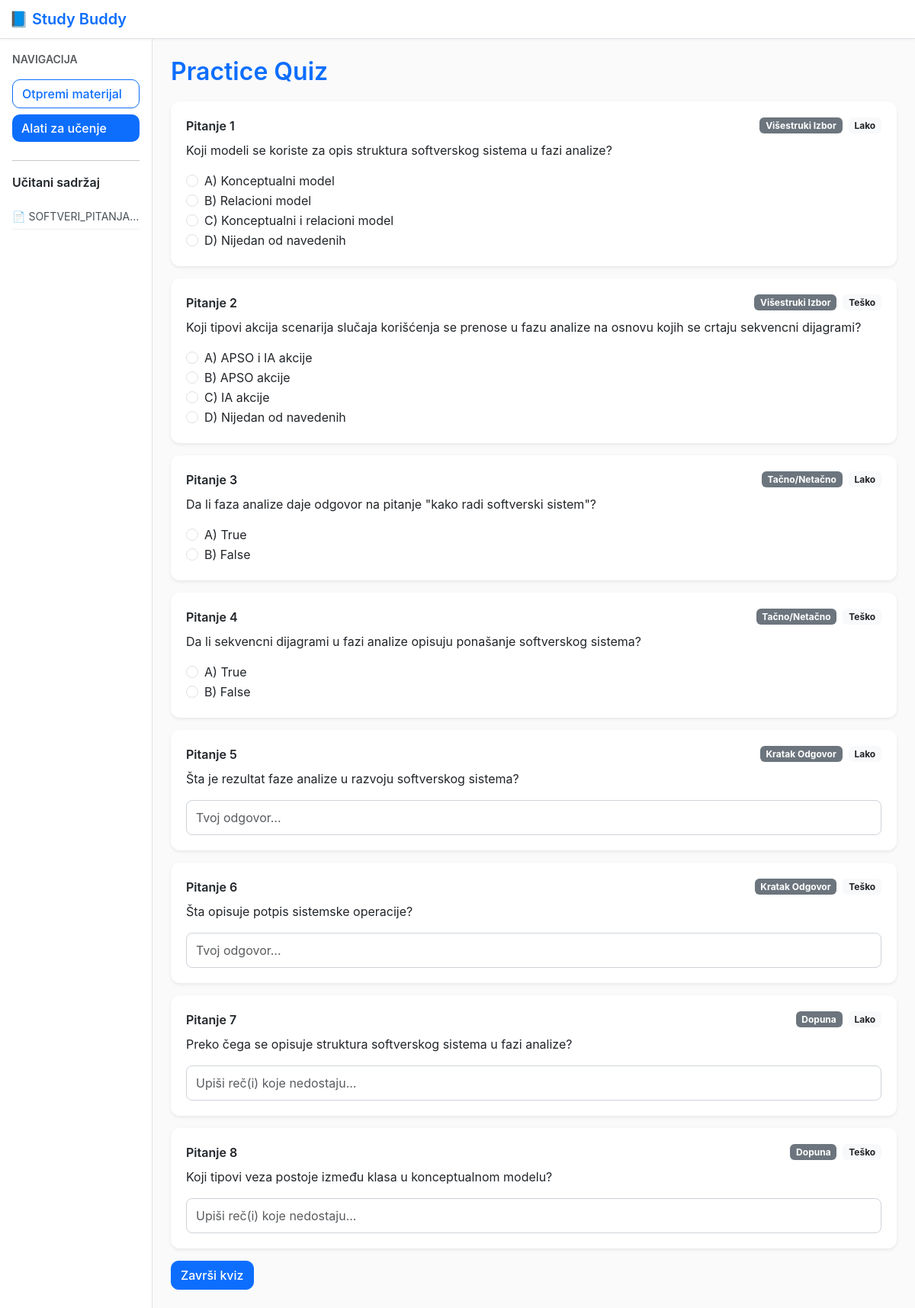
The app's page /quiz/7 with its own data.
### models.py (models this page shows)
class Document(Base):
    __tablename__ = 'documents'
    id = Column(Integer, primary_key=True)
    filename = Column(String(255), nullable=False)
    size_kb = Column(Integer, default=0)
    content = Column(Text, nullable=False)
    created_at = Column(DateTime, default=datetime.utcnow)
    summaries = relationship('Summary', back_populates='document', cascade='all,delete')
    quizzes   = relationship('Quiz',     back_populates='document', cascade='all,delete')
    flashcards= relationship('Flashcard',back_populates='document', cascade='all,delete')

class Quiz(Base):
    __tablename__ = 'quizzes'
    id = Column(Integer, primary_key=True)
    document_id = Column(Integer, ForeignKey('documents.id'), nullable=False)
    title = Column(String(255), default='Kviz')
    total_questions = Column(Integer, default=0)
    created_at = Column(DateTime, default=datetime.utcnow)
    document = relationship('Document', back_populates='quizzes')
    questions = relationship('Question', back_populates='quiz', cascade='all,delete')

class Question(Base):
    __tablename__ = 'questions'
    id = Column(Integer, primary_key=True)
    quiz_id = Column(Integer, ForeignKey('quizzes.id'), nullable=False)
    kind = Column(String(32))         # mcq|tf|short|fill
    difficulty = Column(String(16))   # easy|medium|hard
    prompt = Column(Text, nullable=False)
    options = Column(Text)            # "A) ...|B) ...|C) ...|D) ..."
    correct_answer = Column(Text)     # "A" / "True" / slobodan tekst
    explanation = Column(Text)
    quiz = relationship('Quiz', back_populates='questions')

### app.py (the view)
@app.get('/quiz/<int:quiz_id>')
def quiz_view(quiz_id):
    s = Session()
    quiz = s.get(Quiz, quiz_id)
    if not quiz:
        flash('Kviz nije pronadjen.')
        return redirect(url_for('tools'))
    return render_template('quiz_view.html', quiz=quiz)

### app.py (called while the page is built)
@app.context_processor
def inject_docs():
    s = Session()
    docs = s.query(Document).order_by(Document.created_at.desc()).all()
    return {'sidebar_docs': docs}

### templates/quiz_view.html (shortened to what this page needs)
{% extends 'base.html' %}
{% block content %}
<h2 class="d-flex align-items-center gap-3">
  {{ quiz.title }}
</h2>
<form method="post" action="{{ url_for('quiz_grade', quiz_id=quiz.id) }}">
  {% for q in quiz.questions %}
  <div class="card mb-3 shadow-sm">
    <div class="card-body">
      <div class="d-flex justify-content-between align-items-center">
        <div class="fw-semibold">Pitanje {{ loop.index }}</div>
        <div class="d-flex align-items-center gap-2">
          <span class="badge bg-secondary text-capitalize">
            {% if q.kind == 'mcq' %}višestruki izbor{% elif q.kind == 'tf' %}tačno/netačno{% elif q.kind == 'short' %}kratak odgovor{% else %}dopuna{% endif %}
          </span>
          <span class="badge bg-light text-dark text-capitalize">
            {% if q.difficulty == 'Easy' or q.difficulty == 'easy' %}lako{% elif q.difficulty == 'Medium' or q.difficulty == 'medium' %}srednje{% else %}teško{% endif %}
          </span>
        </div>
      </div>
      <p class="mt-2 mb-3">{{ q.prompt }}</p>
      {% if q.kind in ['mcq','tf'] %}
        {% set opts = (q.options or '').split('|') %}
        {% for opt in opts %}
          {% set letter = (opt.split(')')[0] or '').strip() %}
          <div class="form-check">
            <input class="form-check-input" type="radio"
                   name="q_{{ q.id }}"
                   value="{{ letter }}"
                   id="q{{ q.id }}_{{ loop.index }}"
                   {% if answers and answers.get(q.id)|default('') == letter %}checked{% endif %}>
            <label class="form-check-label" for="q{{ q.id }}_{{ loop.index }}">{{ opt }}</label>
          </div>
        {% endfor %}
      {% elif q.kind in ['short','fill'] %}
        <input class="form-control" type="text" name="q_{{ q.id }}"
               placeholder="{% if q.kind == 'fill' %}Upiši reč(i) koje nedostaju...{% else %}Tvoj odgovor...{% endif %}"
               value="{{ answers.get(q.id) if answers else '' }}">
      {% endif %}
    </div>
  </div>
  {% endfor %}
  {% if score is not defined %}
    <button class="btn btn-primary">Završi kviz</button>
  {% else %}
    <a class="btn btn-outline-primary" href="{{ url_for('quiz_view', quiz_id=quiz.id) }}">Ponovi kviz</a>
  {% endif %}
</form>
{% endblock %}

### templates/base.html (shortened to what this page needs)
<!doctype html>
<html lang="sr">
<head>
  <link href="https://cdn.jsdelivr.net/npm/bootstrap@5.3.3/dist/css/bootstrap.min.css" rel="stylesheet">
  <link href="{{ url_for('static', filename='style.css') }}" rel="stylesheet">
</head>
<body>
<nav class="navbar navbar-light bg-light border-bottom">
  <div class="container-fluid">
    <span class="navbar-brand mb-0 h1">📘 Study Buddy</span>
  </div>
</nav>
<div class="container-fluid">
  <div class="row">
    <aside class="col-12 col-md-3 col-lg-2 border-end p-3 bg-white">
      <div class="mb-3 fw-semibold small text-uppercase text-muted">Navigacija</div>
      <a class="btn btn-outline-primary w-100 mb-2" href="{{ url_for('upload') }}">Otpremi materijal</a>
      <a class="btn btn-primary w-100 mb-2" href="{{ url_for('tools') }}">Alati za učenje</a>
      <hr>
      <div class="fw-semibold mb-2">Učitani sadržaj</div>
      {% if sidebar_docs %}
        <ul class="list-unstyled small">
          {% for d in sidebar_docs %}
            <li class="text-truncate" title="{{ d.filename }}">📄 {{ d.filename }}</li>
          {% endfor %}
        </ul>
      {% else %}
        <div class="text-muted small">Još nema sadržaja</div>
      {% endif %}
    </aside>
    <main class="col-12 col-md-9 col-lg-10 p-4">
      {% block content %}{% endblock %}
    </main>
  </div>
</div>
</body>
</html>

### static/style.css (style rules this page uses)
body { background-color: #f8f9fa; font-family: 'Inter', 'Segoe UI', sans-serif; color: #212529; }
h2 { font-weight: 600; margin-bottom: 1.2rem; color: #0d6efd; }
.navbar { background-color: #ffffff !important; box-shadow: 0 1px 4px rgba(0, 0, 0, 0.05); }
.navbar-brand { font-weight: 600; color: #0d6efd !important; display: flex; align-items: center; gap: 6px; }
aside { background: #ffffff; min-height: 100vh; border-right: 1px solid #dee2e6; padding-top: 1.5rem !important; }
aside .btn { text-align: left; font-weight: 500; }
aside .btn-outline-primary { border-color: #0d6efd; color: #0d6efd; }
aside .btn-primary { background-color: #0d6efd; border: none; }
aside ul { margin-top: 1rem; }
aside li { padding: 6px 0; border-bottom: 1px solid #f1f1f1; color: #495057; }
main { background: #fafafa; min-height: 100vh; }
.card { border-radius: 12px; border: none; box-shadow: 0 3px 8px rgba(0, 0, 0, 0.05); transition: all 0.2s ease-in-out; }
.card-body { padding: 1.25rem; }
.btn { border-radius: 10px; font-weight: 500; }
.btn-primary, .btn-info, .btn-success, .btn-outline-secondary { background-color: #0d6efd; border-color: #0d6efd; color: #fff; }
.btn-outline-primary { border-color: #0d6efd; color: #0d6efd; }
input.form-control, select.form-select { border-radius: 8px; border: 1px solid #ced4da; padding: 10px 12px; }

### records on screen
Document: filename "SOFTVERI_PITANJA…"
Quiz: title "Practice Quiz"
Question: kind "Višestruki Izbor", difficulty "Lako", prompt "Koji modeli se koriste za opis struktura softverskog sistema u fazi analize?", opts "A) Konceptualni model" "B) Relacioni model" "C) Konceptualni i relacioni model" "D) Nijedan od navedenih"
Question: kind "Višestruki Izbor", difficulty "Teško", prompt "Koji tipovi akcija scenarija slučaja korišćenja se prenose u fazu analize na osnovu kojih se crtaju sekvencni dijagrami?", opts "A) APSO i IA akcije" "B) APSO akcije" "C) IA akcije" "D) Nijedan od navedenih"
Question: kind "Tačno/Netačno", difficulty "Lako", prompt "Da li faza analize daje odgovor na pitanje \"kako radi softverski sistem\"?", opts "A) True" "B) False"
Question: kind "Tačno/Netačno", difficulty "Teško", prompt "Da li sekvencni dijagrami u fazi analize opisuju ponašanje softverskog sistema?", opts "A) True" "B) False"
Question: shows "Kratak Odgovor", difficulty "Lako", prompt "Šta je rezultat faze analize u razvoju softverskog sistema?"
Question: shows "Kratak Odgovor", difficulty "Teško", prompt "Šta opisuje potpis sistemske operacije?"
Question: shows "Dopuna", difficulty "Lako", prompt "Preko čega se opisuje struktura softverskog sistema u fazi analize?"
Question: shows "Dopuna", difficulty "Teško", prompt "Koji tipovi veza postoje između klasa u konceptualnom modelu?"
